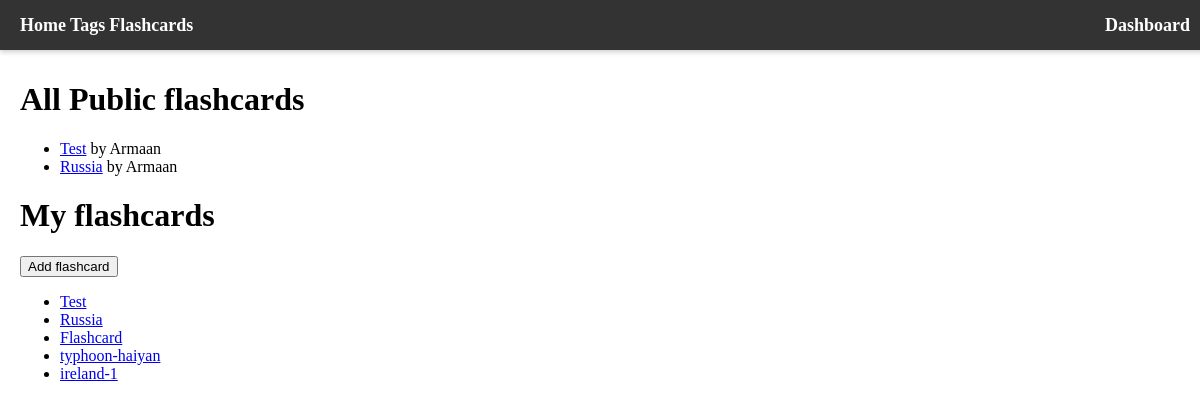
Before: /flashcards/all (signed in) with the older database file.
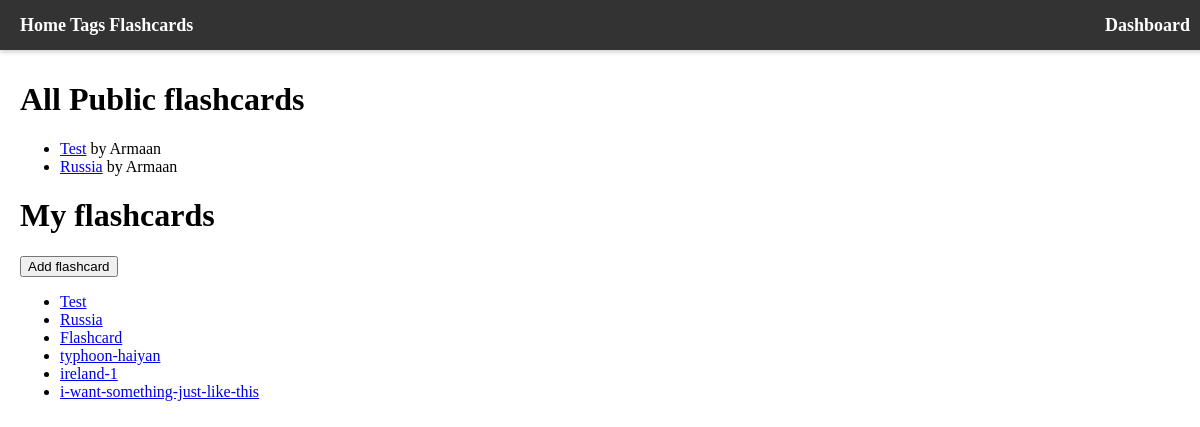
After: the same page with the newer database file.
### quizzes/models.py (models this page shows, shortened)
class Flashcard(models.Model):
    id = models.UUIDField(primary_key=True, default=uuid.uuid4, editable=False)
    title = models.CharField(max_length=255)
    private = models.BooleanField(default=True)
    user = models.ForeignKey("users.User", blank=True, null=True, on_delete=models.CASCADE)
    tags = models.ManyToManyField("info.Tags", blank=True, related_name="Flashcard")
    @staticmethod
    def all_public():
        return Flashcard.objects.filter(private=False)

### users/models.py (models this page shows, shortened)
class User(AbstractUser):
    id = models.UUIDField(primary_key=True, default=uuid.uuid4, editable=False)
    def get_flashcards(self):
        flashcards = self.flashcard_set.all()
        return flashcards

### quizzes/views/flashcard.py (the view)
# urls.py: path("flashcards/all", all_flashcards_view, name="all flashcards"),
def all_flashcards_view(request):
    flashcards = Flashcard.all_public()
    user_flashcards = []
    if request.user.is_authenticated:
        user = request.user
        user_flashcards = user.get_flashcards()
    template = loader.get_template("allflashcards.html")
    context = {
        "flashcards": flashcards,
        "usercards": user_flashcards
    }
    return HttpResponse(template.render(context, request))

### quizzes/templates/allflashcards.html
{% extends "base.html" %}
{% block content %}
<h1> All Public flashcards </h1>
<ul>
{%for flashcard in flashcards%}
<li> <a href="/flashcard/{{flashcard.id}}/{{flashcard.title}}">{{flashcard.title}}</a> by {{flashcard.user.username}}</li>
{%endfor%}
</ul>
<h1>My flashcards</h1>
<a href="/flashcards/add"><button>Add flashcard</button></a>
<ul>
{% for card in usercards %}
    <li> <a href="/flashcard/{{card.id}}/{{card.title}}">{{card.title}}</a></li>
{% empty %}
<p> Create some flashcards to show here! </p>
{%endfor%}
</ul>
{% endblock %}

Changed rows visible on the page:
added Flashcard: title "i-want-something-just-like-this", shown under "My flashcards"
